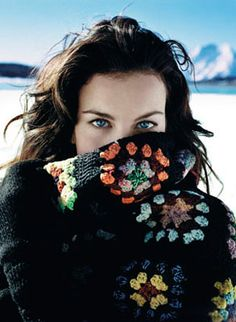
#> input picture Opencv Module Ejemplos/tyler1.jpg, 236 x 322 px
$ python '9_Agregado de imagen externa a un fondo hecho por numpy.py'
#> lines starting #> are read from the running program, lines starting #| are printed output that depends on the picture
#Importamos la librerias
import cv2
import numpy as np

imagen = cv2.imread("tyler1.jpg")
#> imagen is the input picture: shape (322, 236, 3); mean B, G, R 90.8, 87.5, 80.8

#Creamos una variable donde guardamos un "numpy-array" de extension : (x,y) = (512,512), donde
#cada elemento del array (matriz) es una lista de 3 elementos cuyo valor sera : (0,0,0) (por eso es el "zeros")
fondo = np.zeros((512,512,3),np.uint8)
fondo[:] = [0,255,0]

extension_y=imagen.shape[0]
#> extension_y = 322
extension_x=imagen.shape[1]
#> extension_x = 236

fondo[90:90+extension_y,130:130+extension_x] = imagen
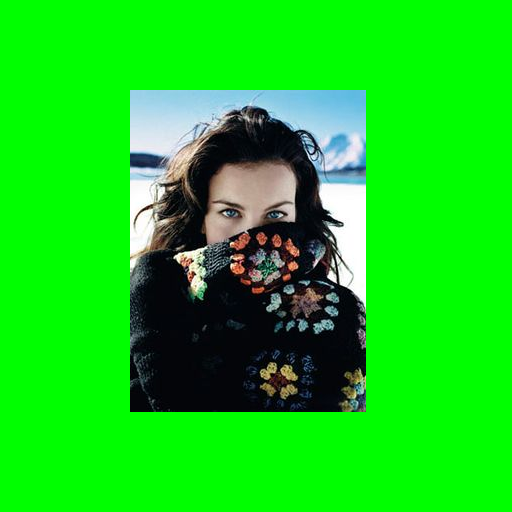
#> fondo: shape (512, 512, 3); mean B, G, R 26.3, 206.4, 23.4

#Mostramos la variable "fondo" que mas que una matriz, es una representacion numerica de una imagen RGB
cv2.imshow("Azul total",fondo)

#Pausamos la imagen esperando por una tecla para cerrar
cv2.waitKey(0)
